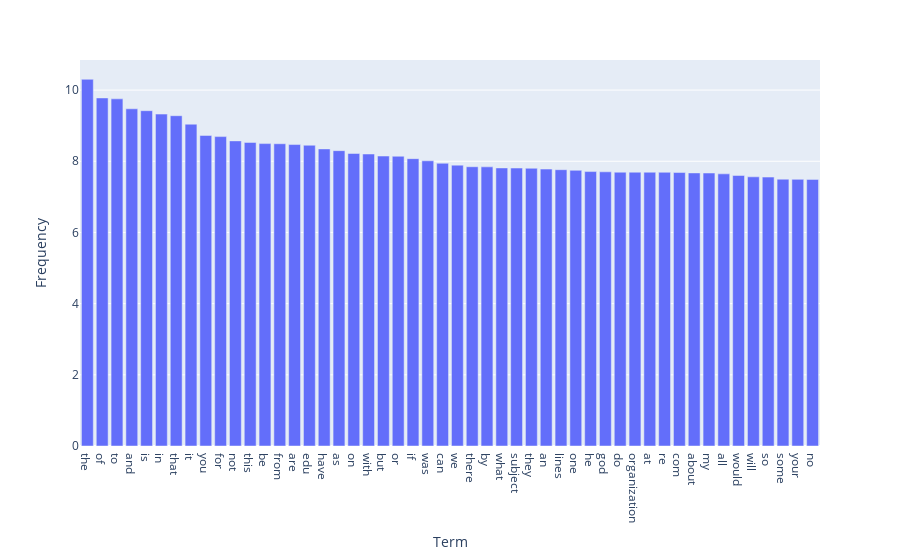

Notebook code for this chart:
### Markdown cell above
### >>> **Exercise 15 (take home):** 
You can copy the code from the previous exercise and change the 'term_frequencies' variable for the 'term_frequencies_log', comment about the differences that you observe and talk about other possible insights that we can get from a log distribution.

### Code cell
# Answer here

# Create a DataFrame for plotly
data = pd.DataFrame({
    'Term': count_vect.get_feature_names_out(), #all the features
    'Frequency': term_frequencies_log # all the frequency
})

top_n = 50  # i want to know only the top 50 frequencies
data = data.sort_values(by='Frequency', ascending=False).head(top_n) # sort from biggest to smallest

# Create the bar plot using plotly
fig = px.bar(data, x='Term', y='Frequency')

# Show the plot
fig.show()

#Differences:
# The log data has way less frequency difference than the original data
# The log data can eliminate unnecessary outliers that can dominate the dataset like the word '01'
# We can see the log data easier because the difference between each frequencies is less than 10

#Insights:
# some word frequencies are very common while some are very rare, so a log transform can make us see this distribution by highlighting the long tail
# We can use the data of the uncommon words better because its influence is bigger in the term_frequencies_log

### Figure 1 — Plotly figure (JSON) as saved in the notebook; plotly's stock layout.template omitted (floating-point values rounded to 4 significant figures)
{"data": [{"alignmentgroup": "True", "hovertemplate": "Term=%{x}<br>Frequency=%{y}<extra></extra>", "legendgroup": "", "marker": {"color": "#636efa", "pattern": {"shape": ""}}, "name": "", "offsetgroup": "", "orientation": "v", "showlegend": false, "textposition": "auto", "type": "bar", "x": ["the", "of", "to", "and", "is", "in", "that", "it", "you", "for", "not", "this", "be", "from", "are", "edu", "have", "as", "on", "with", "but", "or", "if", "was", "can", "we", "there", "by", "what", "subject", "they", "an", "lines", "one", "he", "god", "do", "organization", "at", "re", "com", "about", "my", "all", "would", "will", "so", "some", "your", "no"], "xaxis": "x", "y": [10.3, 9.779, 9.754, 9.474, 9.421, 9.326, 9.28, 9.042, 8.725, 8.693, 8.573, 8.53, 8.497, 8.492, 8.47, 8.45, 8.347, 8.298, 8.219, 8.204, 8.147, 8.141, 8.073, 8.013, 7.944, 7.891, 7.846, 7.843, 7.813, 7.81, 7.803, 7.78, 7.763, 7.746, 7.711, 7.703, 7.693, 7.693, 7.692, 7.69, 7.683, 7.672, 7.67, 7.646, 7.601, 7.563, 7.556, 7.497, 7.492, 7.491], "yaxis": "y"}], "layout": {"barmode": "relative", "legend": {"tracegroupgap": 0}, "margin": {"t": 60}, "xaxis": {"anchor": "y", "domain": [0, 1], "title": {"text": "Term"}}, "yaxis": {"anchor": "x", "domain": [0, 1], "title": {"text": "Frequency"}}}}
